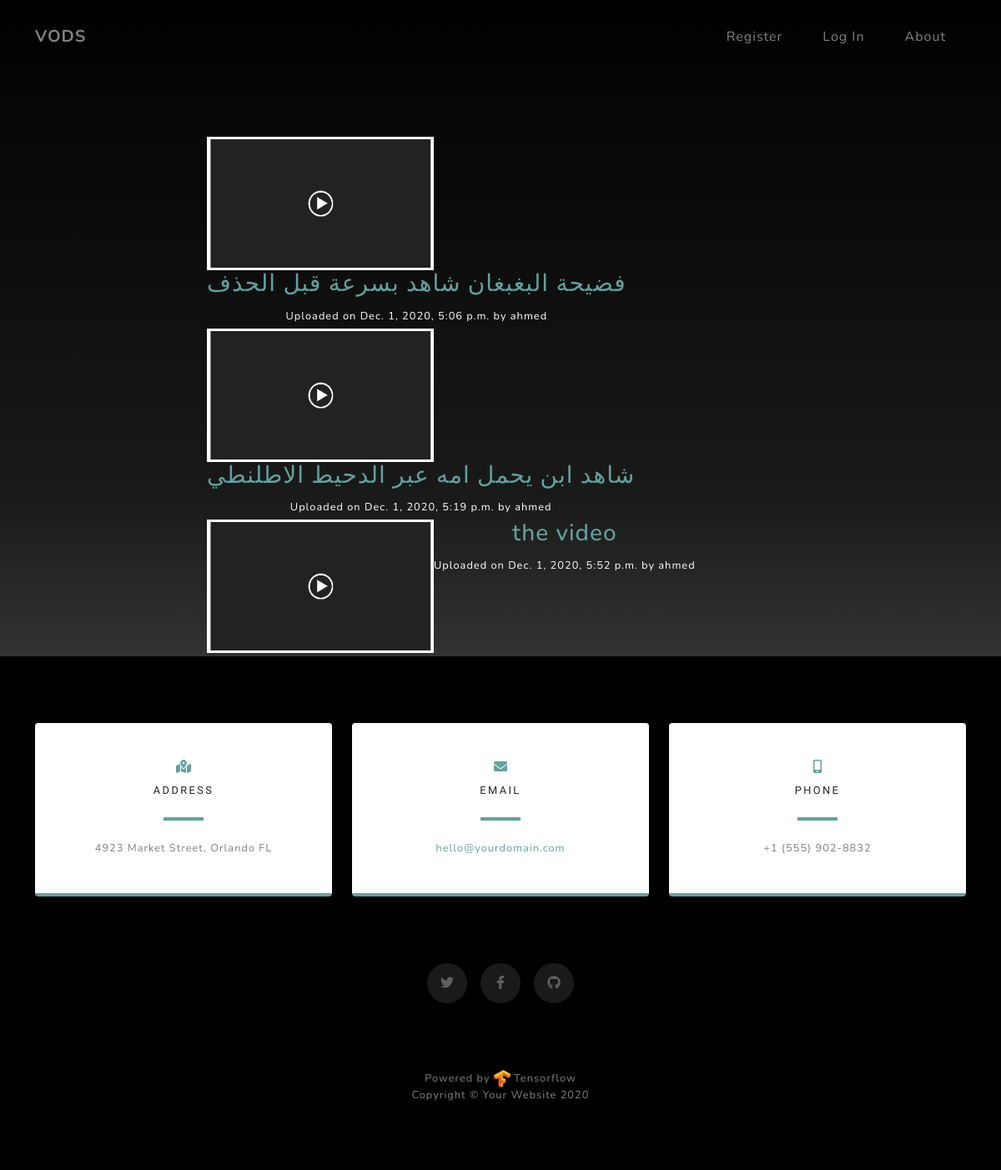
The page /video/ on the database its author committed.
### Videoapp/models.py (models this page shows, shortened)
class Video(models.Model):
    user = models.ForeignKey(User, on_delete = models.CASCADE)
    video = models.FileField(upload_to='Videos')
    name = models.TextField(max_length=150)
    description = models.TextField(max_length=1000)
    uploaded_at = models.DateTimeField(auto_now=True, null=True)

### Videoapp/views.py (the view)
# urls.py: path('',views.index, name= "index"),
def index(request):
    videos = Video.objects.all()
    return render(request,'Videoapp/index.html',{'videos':videos})

### Videoapp/templates/Videoapp/index.html
{% extends 'Homeapp/base.html' %}
{% load static %}
{% block content %}
<section class="about-section text-center" id="about">
    <div class="container">
        <div class="row">
            <div class="col-lg-8 mx-auto">
                <div class="container text-white">
                        {% for video in videos %}
                            <div class="row ml-1 my-1">
                                <div class="content">
                                    <a href=""><img style="width:17em; height:10em" src="{% static 'Homeapp/img/placeholder.png' %}"></a>
                                </div>
                                <div class="flex-top">
                                    <h3 ><a class=" " href="{% url 'show' video.id %}">{{video.name}}</a></h3>
                                    <small>Uploaded on {{video.uploaded_at}} by {{video.user.username}}</small>
                                </div>
                            </div>
                        {% endfor %}
                </div>
            </div>
        </div>
    </div>
</section>
{% endblock content %}

### rows shown on the page
Video: name "فضيحة البغبغان شاهد بسرعة قبل الحذف", uploaded_at "Dec. 1, 2020, 5:06 p.m.", user.username "ahmed"
Video: name "شاهد ابن يحمل امه عبر الدحيط الاطلنطي", uploaded_at "Dec. 1, 2020, 5:19 p.m.", user.username "ahmed"
Video: name "the video", uploaded_at "Dec. 1, 2020, 5:52 p.m.", user.username "ahmed"
